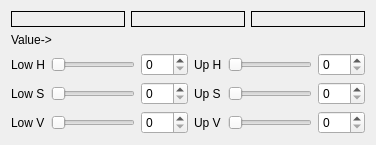
     <widget class="QWidget" name="tab_3">
      <attribute name="title">
       <string>Blue</string>
      </attribute>
      <layout class="QGridLayout" name="gridLayout_18">
       <item row="3" column="0">
        <layout class="QGridLayout" name="gridLayout_6">
         <item row="2" column="1">
          <widget class="QSlider" name="blue_lv">
           <property name="maximum">
            <number>255</number>
           </property>
           <property name="orientation">
            <enum>Qt::Horizontal</enum>
           </property>
          </widget>
         </item>
         <item row="1" column="1">
          <widget class="QSlider" name="blue_ls">
           <property name="maximum">
            <number>255</number>
           </property>
           <property name="orientation">
            <enum>Qt::Horizontal</enum>
           </property>
          </widget>
         </item>
         <item row="1" column="0">
          <widget class="QLabel" name="label_16">
           <property name="text">
            <string>Low S</string>
           </property>
          </widget>
         </item>
         <item row="2" column="0">
          <widget class="QLabel" name="label_17">
           <property name="text">
            <string>Low V</string>
           </property>
          </widget>
         </item>
         <item row="0" column="0">
          <widget class="QLabel" name="label_18">
           <property name="text">
            <string>Low H</string>
           </property>
          </widget>
         </item>
         <item row="1" column="2">
          <widget class="QSpinBox" name="spinBox_16">
           <property name="maximum">
            <number>255</number>
           </property>
          </widget>
         </item>
         <item row="0" column="2">
          <widget class="QSpinBox" name="spinBox_17">
           <property name="maximum">
            <number>179</number>
           </property>
          </widget>
         </item>
         <item row="2" column="2">
          <widget class="QSpinBox" name="spinBox_18">
           <property name="maximum">
            <number>255</number>
           </property>
          </widget>
         </item>
         <item row="0" column="1">
          <widget class="QSlider" name="blue_lh">
           <property name="maximum">
            <number>179</number>
           </property>
           <property name="orientation">
            <enum>Qt::Horizontal</enum>
           </property>
          </widget>
         </item>
        </layout>
       </item>
       <item row="2" column="0" colspan="2">
        <widget class="QLabel" name="blue_value">
         <property name="text">
          <string>Value-&gt;</string>
         </property>
        </widget>
       </item>
       <item row="3" column="1">
        <layout class="QGridLayout" name="gridLayout_5">
         <item row="2" column="1">
          <widget class="QSlider" name="blue_uv">
           <property name="maximum">
            <number>255</number>
           </property>
           <property name="orientation">
            <enum>Qt::Horizontal</enum>
           </property>
          </widget>
         </item>
         <item row="1" column="1">
          <widget class="QSlider" name="blue_us">
           <property name="maximum">
            <number>255</number>
           </property>
           <property name="orientation">
            <enum>Qt::Horizontal</enum>
           </property>
          </widget>
         </item>
         <item row="0" column="1">
          <widget class="QSlider" name="blue_uh">
           <property name="maximum">
            <number>179</number>
           </property>
           <property name="orientation">
            <enum>Qt::Horizontal</enum>
           </property>
          </widget>
         </item>
         <item row="1" column="2">
          <widget class="QSpinBox" name="spinBox_13">
           <property name="maximum">
            <number>255</number>
           </property>
          </widget>
         </item>
         <item row="0" column="2">
          <widget class="QSpinBox" name="spinBox_14">
           <property name="maximum">
            <number>179</number>
           </property>
          </widget>
         </item>
         <item row="2" column="2">
          <widget class="QSpinBox" name="spinBox_15">
           <property name="maximum">
            <number>255</number>
           </property>
          </widget>
         </item>
         <item row="0" column="0">
          <widget class="QLabel" name="label_13">
           <property name="text">
            <string>Up H</string>
           </property>
          </widget>
         </item>
         <item row="2" column="0">
          <widget class="QLabel" name="label_14">
           <property name="text">
            <string>Up V</string>
           </property>
          </widget>
         </item>
         <item row="1" column="0">
          <widget class="QLabel" name="label_15">
           <property name="text">
            <string>Up S</string>
           </property>
          </widget>
         </item>
        </layout>
       </item>
       <item row="1" column="0" colspan="2">
        <layout class="QHBoxLayout" name="horizontalLayout_4">
         <item>
          <widget class="QLabel" name="frame_blue">
           <property name="frameShape">
            <enum>QFrame::Box</enum>
           </property>
           <property name="text">
            <string/>
           </property>
          </widget>
         </item>
         <item>
          <widget class="QLabel" name="frame_blue2">
           <property name="frameShape">
            <enum>QFrame::Box</enum>
           </property>
           <property name="text">
            <string/>
           </property>
          </widget>
         </item>
         <item>
          <widget class="QLabel" name="frame_blue3">
           <property name="frameShape">
            <enum>QFrame::Box</enum>
           </property>
           <property name="text">
            <string/>
           </property>
          </widget>
         </item>
        </layout>
       </item>
      </layout>
     </widget>
